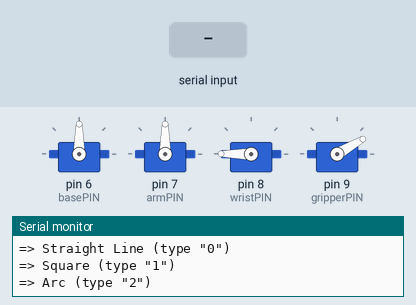
This sketch was run on a simulated Arduino Leonardo, built with avr-gcc and run on an emulated ATmega32U4. Shown: 4 × servo, the last lines printed to the serial monitor. Inputs (shaded band) come from the test bench.

Above: at 3.1 s.
3.2 s: "1\n" received over Serial
At 4.9 s:
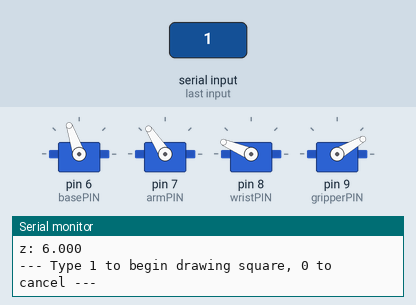
5.4 s: "1,90\n" received over Serial
11.4 s: "90,45,200,10,150,30\n" received over Serial
At 16.9 s:
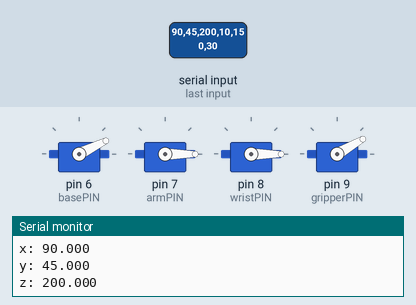
17.4 s: "1,90,45\n" received over Serial
At 18.97 s:
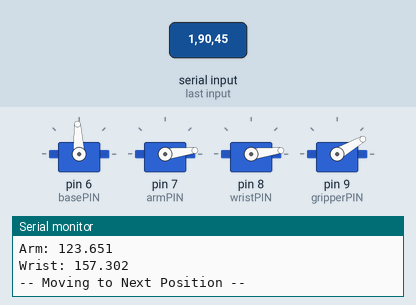
Timing chart, 0 to 24.4 s (numbered marks = the images above; inputs shaded):
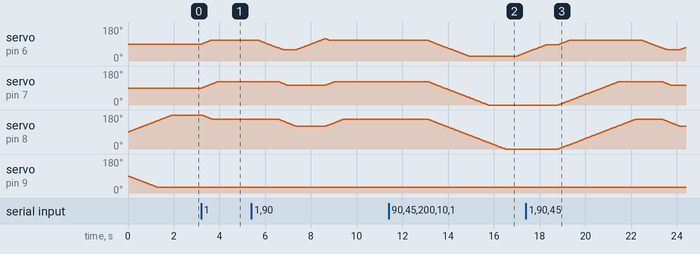

Measured:
- after the input at 3.2 s, servo on pin 6 (basePIN): moves from 90° to 109° over 0.38 s, starting at once; servo on pin 7 (armPIN): moves from 90° to 123° over 0.69 s, starting at once; servo on pin 8 (wristPIN): moves from 180° to 157° over 0.48 s, starting at once
- after the input at 11.4 s, servo on pin 7 (armPIN): moves from 123° to 0° over 2.6 s, starting after 1.7 s; servo on pin 8 (wristPIN): moves from 157° to 0° over 3.4 s, starting after 1.7 s
- after the input at 17.4 s, servo on pin 7 (armPIN): rises from 0° to 123° in 2.6 s, then falls to 105° in 2.3 s; servo on pin 8 (wristPIN): rises from 0° to 157° in 3.4 s, then falls to 121° in 1.9 s

The sketch:

lab_2_ii_3.ino
```cpp
/*
*   Lab 2 - II.3
*
*
*/

#include <VarSpeedServo.h>

// setting up storage variables needed
float jointAngles[4];
float endEffectorPos[3];

// setting constant variables needed
const float armLengths[4] = {6, 8, 8, 6};    // setting constant robot arm lengths between joints
const float angleOffsets[4] = {0, 0, 180, 30}; // angle offset constants for joint angle calculations
const int debug = true;                      // debug boolean for serial monitor display

// setting up PIN constants
const int basePIN = 6;
const int armPIN = 7;
const int wristPIN = 8;
const int gripperPIN = 9;

// setting up the servos given from VarSpeedServo.cpp
VarSpeedServo baseServo;
VarSpeedServo armServo;
VarSpeedServo wristServo;
VarSpeedServo gripperServo;

// default speeds for servos as indexed
int defaultSpeed[4] = {30, 30, 30, 30};


/*
*   FUNCTION:
*       Moves the servos to current joint angles given by jointAngles[]. Does
*       so at given speed else default speed.
*
*   INPUT:
*       Speed for each servo to go.
*
*   OUPUT:
*       nil.
*/
void change_servoPos(int servoSpeed[4] = defaultSpeed, bool waitForFinish = true)
{
    // iterate over each global joint angle
    for (int i = 0; i < sizeof(jointAngles) / sizeof(jointAngles[0]); i++)
    {
        // depending on which angle index we have switch to required servo
        switch (i)
        {
        case 0:
            baseServo.write(jointAngles[i] + angleOffsets[0], servoSpeed[i]);
            break;
        case 1:
            armServo.write(jointAngles[i] + angleOffsets[1], servoSpeed[i]);
            break;
        case 2:
            wristServo.write(jointAngles[i] + angleOffsets[2], servoSpeed[i]);
            break;
        case 3:
            gripperServo.write(jointAngles[i] + angleOffsets[3], servoSpeed[i]);
            break;
        }
    }

    // make program wait for servos to finish
    if (waitForFinish) {
        baseServo.wait();
        armServo.wait();
        wristServo.wait();
        gripperServo.wait();
    }
}


/*
*   FUNCTION:
*       Moves the arm to given array of angles. Does so by first updating the new position,
*       then changes to servos position as required. And lastly prints results if desired.
*
*   INPUT:
*       float nextAngles[] -> angles to move servo to
*       bool disp = debug -> boolean for display in serial monitor
*       int servoSpeed[4] = defaultSpeed -> speed at which servos will move
*
*   OUTPUT:
*       nil.
*/
void move_toAngles(float nextAngles[], bool disp = debug, int servoSpeed[4] = defaultSpeed)
{
    // determine next position
    if (disp)
        Serial.println("-- Calculating Next Position --");
    calc_FK(jointAngles);
    if (disp)
        print_currentPos();

    // and move to the next position with given speeds
    if (disp)
        Serial.println("-- Moving to Next Position --");
    change_servoPos(servoSpeed);

    // and print current angles
    if (disp)
        print_currentAngles();
}

/*
*   FUNCTION:
*       Moves the arm to given array of cartesian points. Does so by first updating the
*       new position joint angles, then changes to servos position as required. And
*       lastly prints results if desired.
*
*   INPUT:
*       float nextPos[] -> end effector positions to move to
*       bool disp = debug -> boolean for display in serial monitor
*       int servoSpeed[4] = defaultSpeed -> speed at which servos will move
*
*   OUTPUT:
*       nil.
*/
void move_toPos(float nextPos[], bool waitForFinish = true, bool disp = debug, int servoSpeed[4] = defaultSpeed) {
    endEffectorPos[0] = nextPos[0];
    endEffectorPos[1] = nextPos[1];
    endEffectorPos[2] = nextPos[2];

    // determine next position joint angles
    if (debug) Serial.println("-- Calculating Next Position --");
    calc_IK(endEffectorPos);
    if (debug) print_currentAngles();

    // and move to the next position with given speeds
    if (debug) Serial.println("-- Moving to Next Position --");
    change_servoPos(servoSpeed, waitForFinish);

    // and print current position
    if (debug) print_currentPos();
}

void move_toPos_stepped(float startPos[], float endPos[], int stepSize) {
    if (stepSize == 0) {
        // step size of zero implies go straight to end position
        move_toPos(endPos);
        return;
    }

    // determine direction between start and end position
    float dir[3];
    dir[0] = endPos[0] - startPos[0];
    dir[1] = endPos[1] - startPos[1];
    dir[2] = endPos[2] - startPos[2];

    // normalize the direction vector
    float magnitude = sqrt(sq(dir[0]) + sq(dir[1]) + sq(dir[2]));
    dir[0] = dir[0] / magnitude;
    dir[1] = dir[1] / magnitude;
    dir[2] = dir[2] / magnitude;

    float nextPoint[3];
    int servoSpeed[4] = {75, 75, 75, 75};

    // iterate over a loop from 0 to stepSize - 1 and move to chosen points
    for (int i = 0; i < stepSize; i++) {
        // determine next point
        nextPoint[0] = startPos[0] + (i + 1) * ((magnitude) / (stepSize + 1)) * dir[0];
        nextPoint[1] = startPos[1] + (i + 1) * ((magnitude) / (stepSize + 1)) * dir[1];
        nextPoint[2] = startPos[2] + (i + 1) * ((magnitude) / (stepSize + 1)) * dir[2];

        move_toPos(nextPoint, false, true, servoSpeed);
    }
}

// initialization of Arduino program
void setup()
{
    // open serial port for debugging
    Serial.begin(9600);

    // initialise end effector and joint joint angles
    jointAngles[0] = 90;  // base rotation
    jointAngles[1] = 90;  // arm rotation
    jointAngles[2] = 0; // wrist rotation
    jointAngles[3] = 0;   // gripper rotation

    // attaching Arduino PINs and Servo Pins
    baseServo.attach(basePIN);
    armServo.attach(armPIN);
    wristServo.attach(wristPIN);
    gripperServo.attach(gripperPIN);

    // reseting arm to default position as given previously in setup()
    change_servoPos();

    // determine current cartesian coordinates
    calc_FK(jointAngles);

    // and print to serial monitor the current positioning
    if (debug)
    {
        print_currentPos();
        print_currentAngles();
    }
}

// Arduino main loop program
void loop()
{
    Serial.println("--- Please enter a Path to Follow/Draw ---");
    Serial.println("=> Straight Line (type \"0\")");
    Serial.println("=> Square (type \"1\")");
    Serial.println("=> Arc (type \"2\")");
    Serial.println();
    while (!Serial.available()) {}
    int path = Serial.parseInt();

    switch (path) {
        case 0:
            follow_line();
            break;
        case 1:
            draw_box();
            break;
        case 2:
            draw_arc();
            break;
        default:
            Serial.println("You did not choose a valid Path!");
            Serial.println();
            break;
    }
}

void follow_line() {
    // set up start and end points
    float pointStart[3];
    float pointEnd[3];
    int stepSize;

    // save points as given
    Serial.println("--- Please enter a starting x, y, z coordinate ---");
    record_point(pointStart);
    Serial.println("--- Please enter an ending x, y, z coordinate ---");
    record_point(pointEnd);

    // specify a step size for => needed as otherwise arm travels with curvature between points
    Serial.println("--- Please enter a number of steps (more == straighter line, 0 == direct path) ---");
    while (!Serial.available()) {}
    stepSize = Serial.parseInt();
    Serial.print("Step Size: ");
    Serial.println(stepSize);
    Serial.println();

    delay(300);

    // initialise arm starting point
    Serial.println("--- Moving to start point ---");
    move_toPos(pointStart);

    // move arm from one point to another via steps
    delay(500);
    Serial.println("--- Moving along path desired! ---");
    Serial.println();

    move_toPos_stepped(pointStart, pointEnd, stepSize);

    Serial.println("--- Finished following path! ---");
    Serial.println();
    delay(500);
}

void record_point(float point[]) {
    while (!Serial.available()) {}
    point[0] = Serial.parseFloat();
    Serial.print("x: ");
    Serial.println(point[0]);
    delay(100);
    while (!Serial.available()) {}
    point[1] = Serial.parseFloat();
    Serial.print("y: ");
    Serial.println(point[1]);
    delay(100);
    while (!Serial.available()) {}
    point[2] = Serial.parseFloat();
    Serial.print("z: ");
    Serial.println(point[2]);
    Serial.println();
}

void draw_box() {
    // points to follow for a box
    float pointOne[3] = {-5, 14, 6};
    float pointTwo[3] = {5, 14, 6};
    float pointThree[3] = {5, 9, 6};
    float pointFour[3] = {-5, 9, 6};

    // move to starting position and away command to draw box
    move_toPos(pointOne);
    delay(300);

    Serial.println("--- Type 1 to begin drawing square, 0 to cancel ---");
    Serial.println();
    while (!Serial.available()) {}
    int choice = Serial.parseInt();

    if (choice) {
        move_toPos(pointTwo);
        move_toPos(pointThree);
        move_toPos(pointFour);
        move_toPos(pointOne);
        Serial.println("--- A square has been drawn! ---");
        Serial.println();
    } else {
        return;
    }
}

void draw_arc() {
    // need to first determine the number of points in our arc we want
    Serial.println("--- Please specify the number of points in your arc ---");
    while (!Serial.available()) {}
    int numPoints = Serial.parseInt();
    Serial.print("Number of Arc Points: ");
    Serial.println(numPoints);
    Serial.println();
    delay (100);

    float points[numPoints][3];

    // now need to record the required number of points
    for (int i = 0; i < numPoints; i++) {
        Serial.println("--- Please enter the x, y, z coords of Point " + String(i + 1) + "---");
        record_point(points[i]);
        delay(100);
    }

    Serial.println("--- Type 1 to begin drawing arc, 0 to cancel ---");
    Serial.println();
    while (!Serial.available()) {}
    int choice = Serial.parseInt();

    if (choice) {
        // once have our points just need to move to each one
        for (int i = 0; i < numPoints; i++) {
            move_toPos(points[i]);
        }
        Serial.println("--- Your arc has been drawn! ---");
        Serial.println();
    } else {
        return;
    }
}

/*
*   FUNCTION:
*       Displays in the serial monitor the Current Position in Cartesian Coordinates
*
*   INPUT:
*       nil.
*
*   OUPUT:
*       nil.
*/
void print_currentPos()
{
    Serial.println("-- Current Position --");
    Serial.print("x: ");
    Serial.println(endEffectorPos[0], 3);
    Serial.print("y: ");
    Serial.println(endEffectorPos[1], 3);
    Serial.print("z: ");
    Serial.println(endEffectorPos[2], 3);
}

/*
*   FUNCTION:
*       Displays in the serial monitor the Current Angles in Degrees
*
*   INPUT:
*       nil.
*
*   OUPUT:
*       nil.
*/
void print_currentAngles()
{
    Serial.println("-- Current Angles --");
    Serial.print("Base: ");
    Serial.println(jointAngles[0] + angleOffsets[0], 3);
    Serial.print("Arm: ");
    Serial.println(jointAngles[1] + angleOffsets[1], 3);
    Serial.print("Wrist: ");
    Serial.println(jointAngles[2] + angleOffsets[2], 3);
}

/*
*   FUNCTION:
*       Calculates and saves the end effector position for given joint angle values
*
*   INPUT:
*       float jointAngles[] -> array of angles given as float data
*
*   OUPUT:
*       nil.
*       => however saves resulting end effector cartesian coordinates to global endEffectorPos[] array
*/
void calc_FK(float jointAngles[])
{
    float radius = armLengths[1] * cos(jointAngles[1] * DEG_TO_RAD) + armLengths[2] * cos((jointAngles[1] + jointAngles[2]) * DEG_TO_RAD) + armLengths[3];

    endEffectorPos[0] = radius * cos(jointAngles[0] * DEG_TO_RAD);
    endEffectorPos[1] = radius * sin(jointAngles[0] * DEG_TO_RAD);
    endEffectorPos[2] = armLengths[0] + armLengths[1] * sin(jointAngles[1] * DEG_TO_RAD) + armLengths[2] * sin(jointAngles[1] * DEG_TO_RAD + jointAngles[2] * DEG_TO_RAD);
}

/*
*   FUNCTION:
*       Calculates and saves the joint angles for given end effector cartesian coordinates
*
*   INPUT:
*       float endEffectorPos[] -> array of end effector values given as float data
*
*   OUPUT:
*       nil.
*       => however saves resulting joint angles calculated into global jointAngles[]
*/
void calc_IK(float endEffectorPos[])
{
    float r1 = sqrt(sq(endEffectorPos[0]) + sq(endEffectorPos[1])) - armLengths[3];
    float r2 = endEffectorPos[2] - armLengths[0];
    float r3 = sqrt(sq(r1) + sq(r2));

    jointAngles[0] = (atan2(endEffectorPos[1], endEffectorPos[0])) * RAD_TO_DEG;
    jointAngles[1] = 180 - (atan2(r2, r1) + acos((sq(armLengths[1]) + sq(r1) + sq(r2) - sq(armLengths[2]))/(2 * armLengths[1] * r3))) * RAD_TO_DEG;
    jointAngles[2] = -(90 - acos((sq(armLengths[1]) + sq(armLengths[2]) - sq(r1) - sq(r2)) / (2 * armLengths[1] * armLengths[2])) * RAD_TO_DEG);

    if (jointAngles[2] + angleOffsets[2] > 180) jointAngles[2] = 0;
}
```
